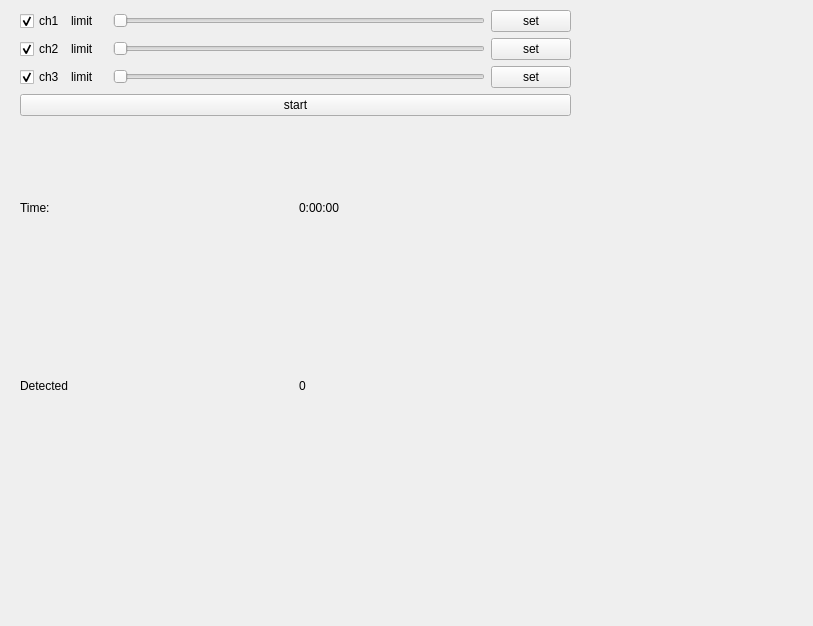
<?xml version="1.0" encoding="UTF-8"?>
<ui version="4.0">
 <class>Form</class>
 <widget class="QWidget" name="Form">
  <property name="geometry">
   <rect>
    <x>0</x>
    <y>0</y>
    <width>813</width>
    <height>626</height>
   </rect>
  </property>
  <property name="windowTitle">
   <string>Form</string>
  </property>
  <widget class="QWidget" name="verticalLayoutWidget">
   <property name="geometry">
    <rect>
     <x>20</x>
     <y>10</y>
     <width>551</width>
     <height>462</height>
    </rect>
   </property>
   <layout class="QVBoxLayout" name="verticalLayout_4">
    <item>
     <layout class="QHBoxLayout" name="ch1layout">
      <item>
       <widget class="QCheckBox" name="ch1box">
        <property name="text">
         <string>ch1</string>
        </property>
        <property name="checked">
         <bool>true</bool>
        </property>
       </widget>
      </item>
      <item>
       <widget class="QLabel" name="ch1limit">
        <property name="text">
         <string>limit</string>
        </property>
       </widget>
      </item>
      <item>
       <widget class="QLabel" name="ch1limitValue">
        <property name="enabled">
         <bool>true</bool>
        </property>
        <property name="text">
         <string/>
        </property>
       </widget>
      </item>
      <item>
       <widget class="QSlider" name="ch1limitSlider">
        <property name="orientation">
         <enum>Qt::Horizontal</enum>
        </property>
       </widget>
      </item>
      <item>
       <widget class="QPushButton" name="pushButton">
        <property name="text">
         <string>set</string>
        </property>
       </widget>
      </item>
     </layout>
    </item>
    <item>
     <layout class="QHBoxLayout" name="ch2layout">
      <item>
       <widget class="QCheckBox" name="ch2box">
        <property name="text">
         <string>ch2</string>
        </property>
        <property name="checked">
         <bool>true</bool>
        </property>
       </widget>
      </item>
      <item>
       <widget class="QLabel" name="ch2limit">
        <property name="text">
         <string>limit</string>
        </property>
       </widget>
      </item>
      <item>
       <widget class="QLabel" name="ch2limitValue">
        <property name="enabled">
         <bool>true</bool>
        </property>
        <property name="text">
         <string/>
        </property>
       </widget>
      </item>
      <item>
       <widget class="QSlider" name="ch2limitSlider">
        <property name="orientation">
         <enum>Qt::Horizontal</enum>
        </property>
       </widget>
      </item>
      <item>
       <widget class="QPushButton" name="pushButton_2">
        <property name="text">
         <string>set</string>
        </property>
       </widget>
      </item>
     </layout>
    </item>
    <item>
     <layout class="QHBoxLayout" name="ch3layout">
      <item>
       <widget class="QCheckBox" name="ch3checkBox">
        <property name="text">
         <string>ch3</string>
        </property>
        <property name="checked">
         <bool>true</bool>
        </property>
       </widget>
      </item>
      <item>
       <widget class="QLabel" name="ch3limit">
        <property name="text">
         <string>limit</string>
        </property>
       </widget>
      </item>
      <item>
       <widget class="QLabel" name="ch3limitValue">
        <property name="enabled">
         <bool>true</bool>
        </property>
        <property name="text">
         <string/>
        </property>
       </widget>
      </item>
      <item>
       <widget class="QSlider" name="ch3limitSlider">
        <property name="orientation">
         <enum>Qt::Horizontal</enum>
        </property>
       </widget>
      </item>
      <item>
       <widget class="QPushButton" name="pushButton_3">
        <property name="text">
         <string>set</string>
        </property>
       </widget>
      </item>
     </layout>
    </item>
    <item>
     <layout class="QHBoxLayout" name="horizontalLayout_8">
      <item>
       <widget class="QPushButton" name="statusButton">
        <property name="text">
         <string>start</string>
        </property>
       </widget>
      </item>
     </layout>
    </item>
    <item>
     <layout class="QHBoxLayout" name="horizontalLayout_3">
      <item>
       <widget class="QLabel" name="label">
        <property name="text">
         <string>Time:</string>
        </property>
       </widget>
      </item>
      <item>
       <widget class="QLabel" name="elapsed">
        <property name="text">
         <string>0:00:00</string>
        </property>
       </widget>
      </item>
     </layout>
    </item>
    <item>
     <layout class="QHBoxLayout" name="horizontalLayout_2">
      <item>
       <widget class="QLabel" name="label_5">
        <property name="text">
         <string>Detected</string>
        </property>
       </widget>
      </item>
      <item>
       <widget class="QLabel" name="detectionTimes">
        <property name="text">
         <string>0</string>
        </property>
       </widget>
      </item>
     </layout>
    </item>
   </layout>
  </widget>
 </widget>
 <resources/>
 <connections/>
</ui>
